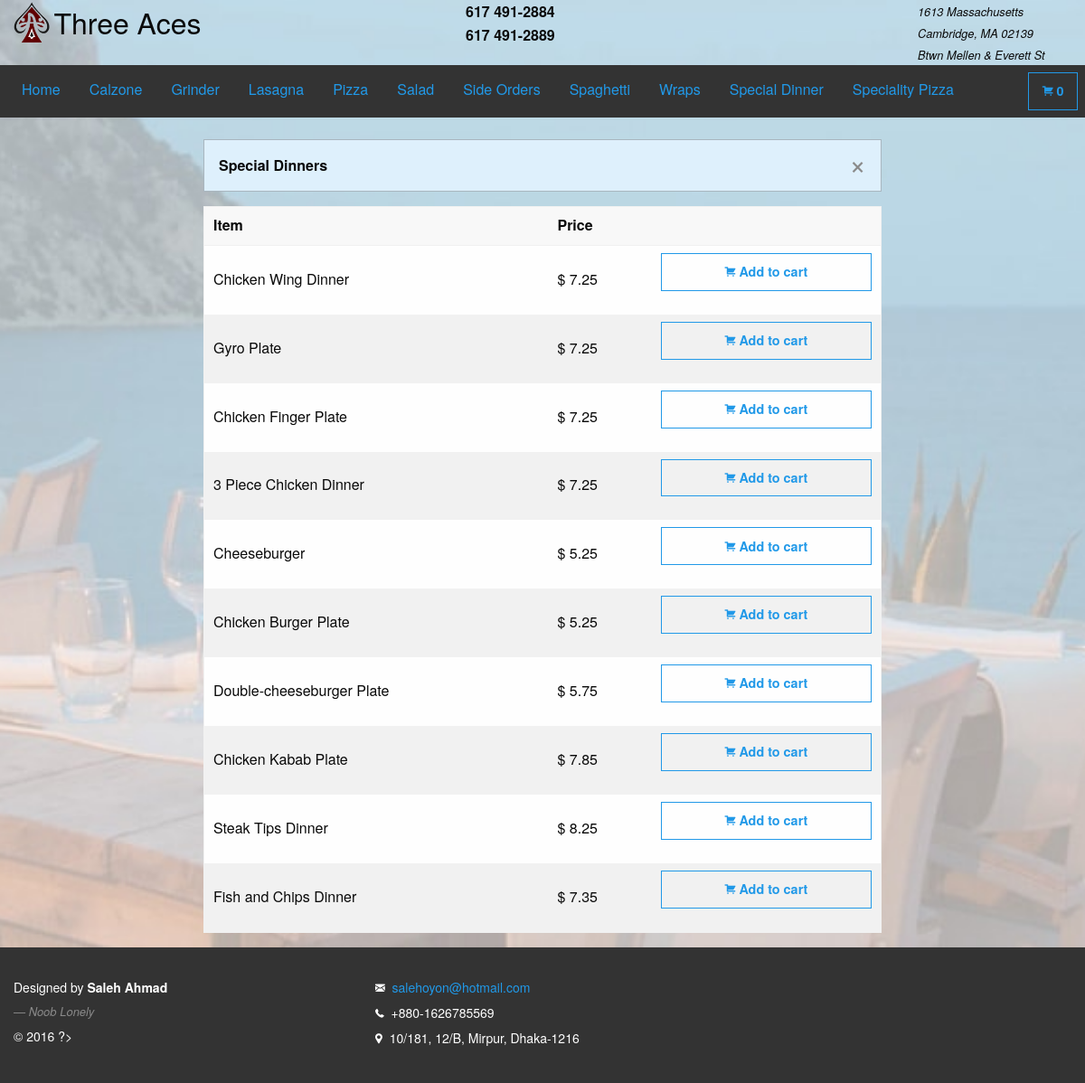
The page /specialdinners.php on the database its author committed.
### tables this page shows
CREATE TABLE `special_dinner` (
  `sp_din_id` bigint(20) NOT NULL COMMENT 'Special Dinner ID',
  `sp_din_name` text NOT NULL COMMENT 'Special Dinner Name',
  `sp_din_price` decimal(10,2) NOT NULL COMMENT 'Special Dinner Price'
);

### model/db.php (called while the page is built, shortened)
<?php
function specialDinner()
{
    $conn        = db_conn();
    $selectQuery = 'SELECT * FROM `special_dinner`';
    try{
        $stmt = $conn->query($selectQuery);
    }catch(PDOException $e){
        handle_sql_errors($selectQuery, $e->getMessage());
    }
    $row = $stmt->fetchAll(PDO::FETCH_ASSOC);
    return $row;
}

### controller/dataCollector.php (called while the page is built, shortened)
<?php
require_once 'model/db.php';
function getSpecialDinner()
{
    $row = specialDinner();
    return $row;
}

### specialdinners.php (the view, shortened to what this page needs)
<?php
require_once 'controller/dataCollector.php';
$row = getSpecialDinner();
?>
<!doctype html>
<html class="no-js" lang="en">
    <head>
        <?php require_once 'includes/head.php';?>
    </head>
    <body>
        <div class="cover-image"></div>
        <div id="wrap">
            <main>
                <header>
                    <?php include_once 'includes/upperHeader.php';?>
                    <nav id="fixed-top-nav-sec">
                        <?php require_once 'includes/navbar.php'; ?>
                    </nav>
                </header>
                <br/>
                <section>
                    <div class="small-12 columns">
                        <?php if(!count($row)): ?>
                            <div class="row">
                                <h3>No Data Found.</h3>
                            </div>
                        <?php else: ?>
                        <div class="small-8 small-centered columns">
                            <div class="panel callout primary" data-closable>
                                <strong>Special Dinners</strong>
                                <button class="close-button" aria-label="Dismiss alert" type="button" data-close>
                                    <span aria-hidden="true">&times;</span>
                                </button>
                            </div>
                            <table style="width: 100%">
                                <thead>
                                <tr>
                                    <th>Item</th>
                                    <th>Price</th>
                                    <th></th>
                                </tr>
                                </thead>
                                <tbody>
                                <?php foreach($row as $r): ?>
                                    <tr data-id ="<?= htmlentities(stripcslashes($r['sp_din_id']), ENT_QUOTES, 'UTF-8'); ?>" data-type="Special Dinner">
                                        <td><?= htmlentities(stripcslashes($r['sp_din_name']), ENT_QUOTES, 'UTF-8'); ?></td>
                                        <td> $ <?= htmlentities(stripcslashes($r['sp_din_price']), ENT_QUOTES, 'UTF-8'); ?></td>
                                        <td>
                                            <button type="button" class="button hollow primary expanded item">
                                                <i class="fi-shopping-cart"></i>
                                                <strong>Add to cart</strong>
                                            </button>
                                        </td>
                                    </tr>
                                <?php endforeach; ?>
                                </tbody>
                            </table>
                        </div>
                        <?php endif; ?>
                    </div>
                </section>
            </main>
        </div>
        <footer>
            <?php include_once 'includes/footer.php';?>
        </footer>
    </body>
</html>

### css/main.css (style rules this page uses)
html { color: #222; font-size: 1em; line-height: 1.4; }
.cover-image { position: fixed; top: 0; left: 0; right: 0; z-index: -1; top:0; background: url("../img/back-image.jpg") bottom no-repeat fixed; background-size: cover; height: 100%; }
#wrap { min-height: 100%; }
main { overflow:auto; padding-bottom: 150px; }
footer { background: #333; color:#fff; position: relative; margin-top: -150px; clear:both; padding: 30px 0; height: 150px; font-size: 14px; line-height: 2 }
body { scrollbar-face-color: #def0fc; scrollbar-shadow-color: #99B0BD; scrollbar-arrow-color: #686F73; scrollbar-track-color: #EFF0F5; }

### rows shown on the page
special_dinner: sp_din_name "Chicken Wing Dinner", sp_din_price "7.25"
special_dinner: sp_din_name "Gyro Plate", sp_din_price "7.25"
special_dinner: sp_din_name "Chicken Finger Plate", sp_din_price "7.25"
special_dinner: sp_din_name "3 Piece Chicken Dinner", sp_din_price "7.25"
special_dinner: sp_din_name "Cheeseburger", sp_din_price "5.25"
special_dinner: sp_din_name "Chicken Burger Plate", sp_din_price "5.25"
special_dinner: sp_din_name "Double-cheeseburger Plate", sp_din_price "5.75"
special_dinner: sp_din_name "Chicken Kabab Plate", sp_din_price "7.85"
special_dinner: sp_din_name "Steak Tips Dinner", sp_din_price "8.25"
special_dinner: sp_din_name "Fish and Chips Dinner", sp_din_price "7.35"
